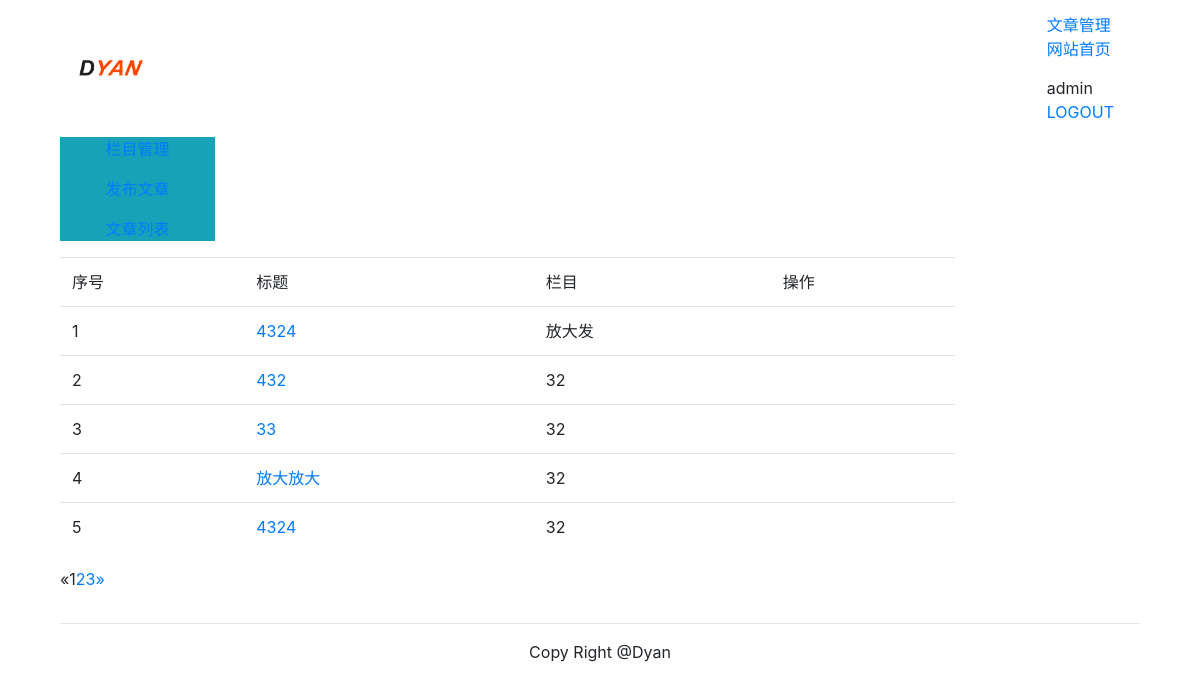
Page /article/article-list/ (signed in) on the committed database.
### article/models.py (models this page shows, shortened)
class ArticlePost(models.Model):
    author = models.ForeignKey(User, related_name="article", on_delete=models.CASCADE)
    title = models.CharField(max_length=200)
    slug = models.SlugField(max_length=500)
    column = models.ForeignKey(ArticleColumn, related_name="article_column", on_delete=models.CASCADE)
    body = models.TextField()
    created = models.DateField(default=timezone.now)
    updated = models.DateField(auto_now=True)
    users_like = models.ManyToManyField(User, related_name='articles_like', blank=True)
    class Model:
        ordering = ('-title',)
        index_together = (('id', 'slug'), )
    def get_absolute_url(self):
        return reverse("article:article_detail", args=[self.id, self.slug])

class ArticleColumn(models.Model):
    user = models.ForeignKey(User, related_name='article_column', on_delete=models.CASCADE)
    column = models.CharField(max_length=200)
    created = models.DateField(auto_now_add=True)
    class Model:
        ordering = ('-created',)
    def __str__(self):
        return self.column

### article/views.py (the view)
@login_required(login_url='/account/login/')
def article_list(request):
    articles = ArticlePost.objects.filter(author=request.user).order_by("-created")
    paginator = Paginator(articles, 5)
    num_pages = [i for i in range(1,paginator.num_pages+1)]
    page = request.GET.get('page')
    try:
        current_page = paginator.page(page)
        articless = current_page.object_list
    except PageNotAnInteger:
        current_page = paginator.page(1)
        articless = current_page.object_list
    except EmptyPage:
        current_page = paginator.page(paginator.num_pages)
        articless = current_page.object_list
    return render(request, 'article/column/article_list.html', {'articles': articless, 'page': current_page, 'num_pages':num_pages})

### templates/article/column/article_list.html (shortened to what this page needs)
{% extends "article/base.html" %}
{% load staticfiles %}
{% block content %}
<div>
    <table class="table table-hover">
    <tr>
        <td>序号</td>
        <td>标题</td>
        <td>栏目</td>
        <td>操作</td>
    </tr>
    {% for article in articles %}
    <tr>
        <td>{{ forloop.counter }}</td>
        <td><a href="{{ article.get_absolute_url }}">{{ article.title }}</a></td>
        <td>{{ article.column }}</td>
        <td>
            <a name="delete" href="javasrcipt:" onclick="del_article(this, {{ article.id }})"></a>
        </td>
    </tr>
    {% empty %}
    <p> 无记录 </p>
    {% endfor %}
    </table>
    {% include "paginator.html" %}
</div>
{% endblock %}

### templates/article/base.html (shortened to what this page needs)
{% load staticfiles %}
<!DOCTYPE html>
<html lang="zh-cn">
<head>
    <link rel="stylesheet" href="http://necolas.github.io/normalize.css/">
    <link rel="stylesheet" href="http://libs.baidu.com/bootstrap/3.0.3/css/bootstrap.min.css">
</head>
<body>
<div class="container">
    {% include "article/header.html" %}
    <div class="col-md-2">
        {% include 'article/leftslider.html' %}
    </div>
    <div class="col-md-10">
        {% block content %}
        {% endblock %}
    </div>
    {% include "footer.html" %}
</body>
</html>

### templates/article/header.html
{% load staticfiles %}
<div class="container">
    <nav class="navbar navbar-default" role="navigation">
        <div class="navbar-header">
            <a class="navbar-brand" href="{% url 'blog:blog_title' %}">
                <img src="{% static '/images/logo6.png' %}"  width="70px">
            </a>
        </div>
        <div style="margin-top: 5px">
            <ul class="nav navbar-nav" role="navigation">
                <li><a href="{% url 'article:article_column' %}">文章管理</a></li>
            </ul>
            <ul class="nav navbar-nav navbar-right" style="margin-right:10px">
                <li><a href="{% url 'blog:blog_title' %}">网站首页</a></li>
                <li style="padding-top: 15px"><span>{{ user.username }}</li>
                <li><a href="{% url 'account:user_logout' %}">LOGOUT</a></li>
            </ul>
        </div>
    </nav>
</div>

### templates/article/leftslider.html
<div class="bg-info">
    <div class="text-center" style="margin-top:5px">
        <p><a href="{% url 'article:article_column' %}">栏目管理</a></p>
        <p><a href="{% url 'article:article_post' %}">发布文章</a></p>
        <p><a href="{% url 'article:article_list' %}">文章列表</a></p>
    </div>
</div>

### templates/paginator.html
<div class="pagination">
    <span class="step-links">
		<ul class="pagination">
		{% if page.has_previous %}
			<li><a href="?page={{ page.previous_page_number }}">&laquo;</a></li>
		{% else %}
			<li class="disabled"><a>&laquo;</a></li>
		{% endif %}
		{% for p in num_pages %}
			{% if p == page.number %}
				<li class="active"><a>{{ p }}</a></li>
			{% else %}
				<li><a href="?page={{p}}">{{ p }}</a></li>
			{% endif %}
		{% endfor %}
        {% if page.has_next %}
			<li><a href="?page={{ page.next_page_number }}">&raquo;</a></li>
		{% else %}
			<li class="disabled"><a>&raquo;</a></li>
        {% endif %}
		</ul>
    </span>
</div>

### templates/footer.html
<div class="container">
    <hr>
    <p class="text-center">Copy Right @Dyan</p>
</div>

### rows in the picture
ArticlePost: title "4324", column "放大发"
ArticlePost: title "432", column "32"
ArticlePost: title "33", column "32"
ArticlePost: title "放大放大", column "32"
ArticlePost: title "4324", column "32"

### other values in the picture
{{ user.username }} "admin"
{{ p }} "1"
{{ p }} "2" "3"
